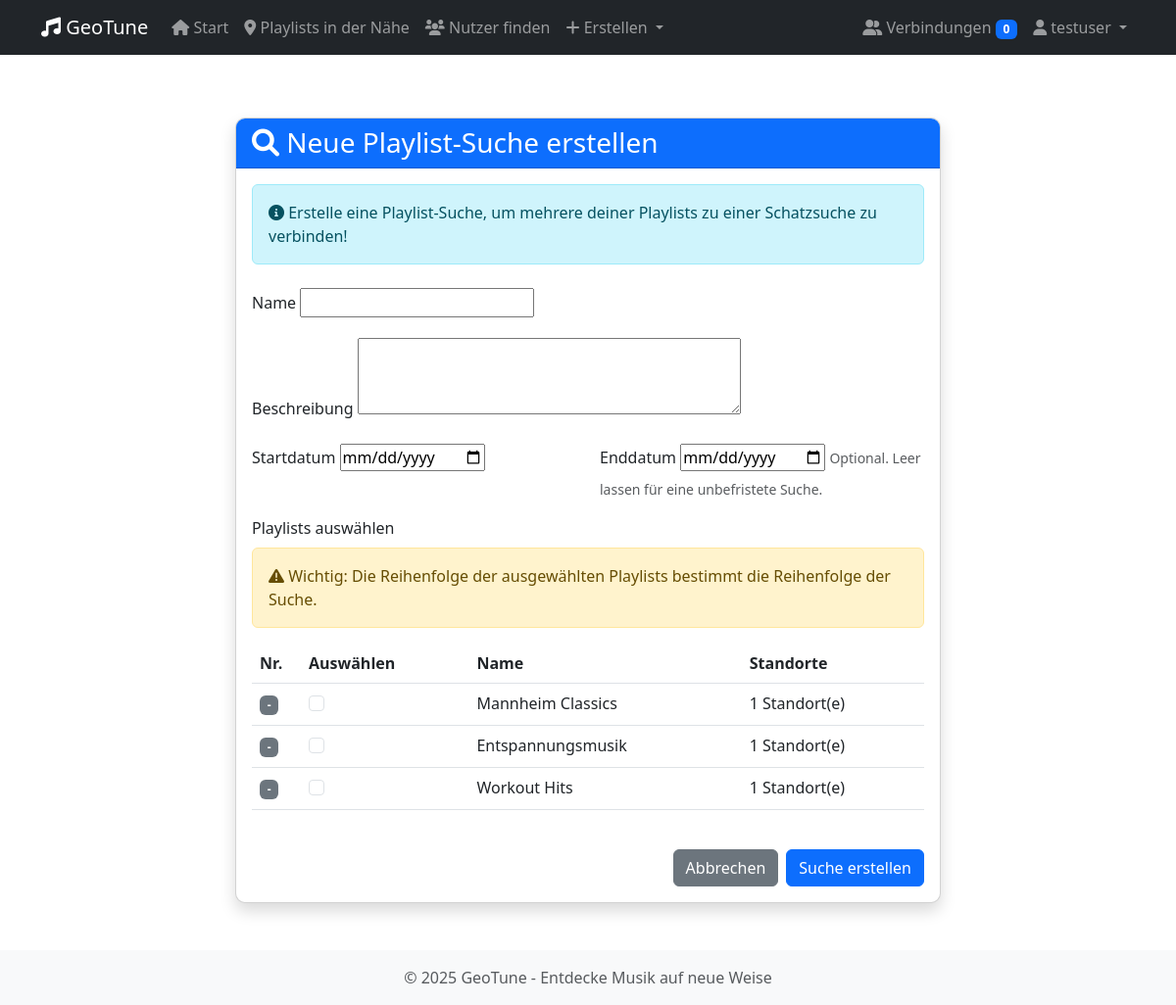
Page /suche/neu/ (signed in) on the committed database.
### geotune/models.py (models this page shows, shortened)
class Nutzer(AbstractUser):
    bio = models.TextField(blank=True)
    profilbild = models.ImageField(upload_to='profile_pics/', blank=True, null=True)
    premium_status = models.BooleanField(default=False)

class Playlist(models.Model):
    name = models.CharField(max_length=100)
    beschreibung = models.TextField(blank=True)
    erstellungsdatum = models.DateTimeField(default=timezone.now)
    erstellt_von = models.ForeignKey(Nutzer, on_delete=models.CASCADE, related_name='erstellte_playlists')
    ist_oeffentlich = models.BooleanField(default=True)
    anzahl_aufrufe = models.IntegerField(default=0)
    genres = models.ManyToManyField(Genre, related_name='playlists')
    standorte = models.ManyToManyField(Standort, through='PlaylistStandort', related_name='playlists')

### geotune/views.py (the view)
# urls.py: path('suche/neu/', views.suche_erstellen, name='suche_erstellen'),
@login_required
def suche_erstellen(request):
    if request.method == 'POST':
        form = SucheForm(request.POST)
        if form.is_valid():
            suche = form.save(commit=False)
            suche.erstellt_von = request.user
            suche.save()
            playlist_ids = request.POST.getlist('playlists')
            for i, playlist_id in enumerate(playlist_ids):
                SuchePlaylist.objects.create( # type: ignore
                    suche=suche,
                    playlist_id=int(playlist_id),
                    reihenfolge_nummer=i+1
                )
            messages.success(request, 'Playlist-Suche erfolgreich erstellt!')
            return redirect('suche_detail', suche_id=suche.id)
    else:
        form = SucheForm()
    eigene_playlists = Playlist.objects.filter(erstellt_von=request.user)
    return render(request, 'geotune/suche_form.html', {
        'form': form,
        'eigene_playlists': eigene_playlists
    })

### geotune/forms.py
class SucheForm(forms.ModelForm):
    class Meta:
        model = Suche
        fields = ['name', 'beschreibung', 'startdatum', 'enddatum']
        widgets = {
            'beschreibung': forms.Textarea(attrs={'rows': 3}),
            'startdatum': forms.DateInput(attrs={'type': 'date'}),
            'enddatum': forms.DateInput(attrs={'type': 'date', 'required': False}),
        }

### geotune/context_processors.py (called while the page is built)
def verbindungsanfragen(request):
    anzahl = 0
    if request.user.is_authenticated:
        anzahl = request.user.erhaltene_verbindungen.filter(status='angefragt').count()
    return {'anzahl_verbindungsanfragen': anzahl}

### geotune/templates/geotune/suche_form.html (shortened to what this page needs)
{% extends 'geotune/base.html' %}
{% block content %}
<div class="container py-4">
    <div class="row justify-content-center">
        <div class="col-md-8">
            <div class="card shadow">
                <div class="card-header bg-primary text-white">
                    <h3 class="mb-0"><i class="fas fa-search"></i> Neue Playlist-Suche erstellen</h3>
                </div>
                <div class="card-body">
                    <form method="post">
                        <div class="alert alert-info mb-4">
                            <i class="fas fa-info-circle"></i> Erstelle eine Playlist-Suche, um mehrere deiner Playlists zu einer Schatzsuche zu verbinden!
                        </div>
                        <div class="mb-3">
                            <label for="{{ form.name.id_for_label }}" class="form-label">{{ form.name.label }}</label>
                            {{ form.name }}
                        </div>
                        <div class="mb-3">
                            <label for="{{ form.beschreibung.id_for_label }}" class="form-label">{{ form.beschreibung.label }}</label>
                            {{ form.beschreibung }}
                        </div>
                        <div class="row mb-3">
                            <div class="col-md-6">
                                <label for="{{ form.startdatum.id_for_label }}" class="form-label">{{ form.startdatum.label }}</label>
                                {{ form.startdatum }}
                            </div>
                            <div class="col-md-6">
                                <label for="{{ form.enddatum.id_for_label }}" class="form-label">{{ form.enddatum.label }}</label>
                                {{ form.enddatum }}
                                <small class="form-text text-muted">Optional. Leer lassen für eine unbefristete Suche.</small>
                            </div>
                        </div>
                        <div class="mb-4">
                            <label class="form-label">Playlists auswählen</label>
                            <div class="alert alert-warning">
                                <i class="fas fa-exclamation-triangle"></i> Wichtig: Die Reihenfolge der ausgewählten Playlists bestimmt die Reihenfolge der Suche.
                            </div>
                            <div class="table-responsive">
                                <table class="table table-hover">
                                    <thead>
                                        <tr>
                                            <th style="width: 50px;">Nr.</th>
                                            <th>Auswählen</th>
                                            <th>Name</th>
                                            <th>Standorte</th>
                                        </tr>
                                    </thead>
                                    <tbody id="playlist-list">
                                        {% for playlist in eigene_playlists %}
                                        <tr>
                                            <td>
                                                <span class="order-number badge bg-secondary">-</span>
                                            </td>
                                            <td>
                                                <div class="form-check">
                                                    <input type="checkbox" class="form-check-input playlist-checkbox" id="playlist-{{ playlist.id }}" value="{{ playlist.id }}" name="playlists">
                                                </div>
                                            </td>
                                            <td>
                                                <label for="playlist-{{ playlist.id }}" class="form-check-label">
                                                    {{ playlist.name }}
                                                </label>
                                            </td>
                                            <td>
                                                {{ playlist.standorte.count }} Standort(e)
                                            </td>
                                        </tr>
                                        {% endfor %}
                                    </tbody>
                                </table>
                            </div>
                        </div>
                        <div class="d-grid gap-2 d-md-flex justify-content-md-end">
                            <a href="{% url 'index' %}" class="btn btn-secondary">Abbrechen</a>
                            <button type="submit" class="btn btn-primary">Suche erstellen</button>
                        </div>
                    </form>
                </div>
            </div>
        </div>
    </div>
</div>
{% endblock %}

### geotune/templates/geotune/base.html (shortened to what this page needs)
<!DOCTYPE html>
<html lang="de">
<head>
    <link href="https://cdn.jsdelivr.net/npm/bootstrap@5.3.0/dist/css/bootstrap.min.css" rel="stylesheet">
    <link rel="stylesheet" href="https://cdnjs.cloudflare.com/ajax/libs/font-awesome/6.0.0/css/all.min.css">
    {% load static %}
    <link rel="stylesheet" href="{% static 'geotune/css/style.css' %}">
    <link rel="stylesheet" href="https://unpkg.com/leaflet@1.7.1/dist/leaflet.css">
</head>
<body>
    <nav class="navbar navbar-expand-lg navbar-dark bg-dark">
        <div class="container">
            <a class="navbar-brand" href="{% url 'index' %}">
                <i class="fas fa-music"></i> GeoTune
            </a>
            <div class="collapse navbar-collapse" id="navbarNav">
                <ul class="navbar-nav me-auto">
                    <li class="nav-item">
                        <a class="nav-link" href="{% url 'index' %}">
                            <i class="fas fa-home"></i> Start
                        </a>
                    </li>
                    {% if user.is_authenticated %}
                        <li class="nav-item">
                            <a class="nav-link" href="{% url 'playlists_in_der_naehe' %}">
                                <i class="fas fa-map-marker-alt"></i> Playlists in der Nähe
                            </a>
                        </li>
                        <li class="nav-item">
                            <a class="nav-link" href="{% url 'nutzer_empfehlungen' %}">
                                <i class="fas fa-users"></i> Nutzer finden
                            </a>
                        </li>
                        <li class="nav-item dropdown">
                            <a class="nav-link dropdown-toggle" href="#" id="navbarDropdown" role="button"
                               data-bs-toggle="dropdown" aria-expanded="false">
                                <i class="fas fa-plus"></i> Erstellen
                            </a>
                        </li>
                    {% endif %}
                </ul>
                <ul class="navbar-nav">
                    {% if user.is_authenticated %}
                        <li class="nav-item">
                            <a class="nav-link" href="{% url 'verbindungen' %}">
                                <i class="fas fa-user-friends"></i> Verbindungen
                                <span class="badge bg-primary">{{ anzahl_verbindungsanfragen }}</span>
                            </a>
                        </li>
                        <li class="nav-item dropdown">
                            <a class="nav-link dropdown-toggle" href="#" id="userDropdown" role="button"
                               data-bs-toggle="dropdown" aria-expanded="false">
                                <i class="fas fa-user"></i> {{ user.username }}
                            </a>
                                </li>
                            </ul>
                    {% endif %}
            </div>
        </div>
    </nav>
    <main class="container py-4">
        {% block content %}{% endblock %}
    </main>
    <footer class="footer mt-auto py-3 bg-light">
        <div class="container text-center">
            <span class="text-muted">© {% now "Y" %} GeoTune - Entdecke Musik auf neue Weise</span>
        </div>
    </footer>
</body>
</html>

### geotune/static/geotune/css/style.css (style rules this page uses)
.card { border-radius: 10px; overflow: hidden; }

### rows in the picture
Nutzer: username "testuser"
Playlist: name "Mannheim Classics", standorte.count "1"
Playlist: name "Entspannungsmusik", standorte.count "1"
Playlist: name "Workout Hits", standorte.count "1"

### other values in the picture
{{ anzahl_verbindungsanfragen }} "0"
